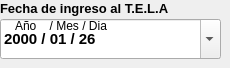
                    <widget class="QFrame" name="frame_2">
                     <property name="styleSheet">
                      <string/>
                     </property>
                     <widget class="QLabel" name="label_fecha_de_ingreso_tela">
                      <property name="geometry">
                       <rect>
                        <x>0</x>
                        <y>0</y>
                        <width>174</width>
                        <height>16</height>
                       </rect>
                      </property>
                      <property name="sizePolicy">
                       <sizepolicy hsizetype="Preferred" vsizetype="Preferred">
                        <horstretch>0</horstretch>
                        <verstretch>10</verstretch>
                       </sizepolicy>
                      </property>
                      <property name="maximumSize">
                       <size>
                        <width>200</width>
                        <height>40</height>
                       </size>
                      </property>
                      <property name="font">
                       <font>
                        <family>Arial</family>
                        <pointsize>10</pointsize>
                        <weight>75</weight>
                        <bold>true</bold>
                       </font>
                      </property>
                      <property name="styleSheet">
                       <string notr="true"/>
                      </property>
                      <property name="text">
                       <string>Fecha de ingreso al T.E.L.A</string>
                      </property>
                      <property name="scaledContents">
                       <bool>false</bool>
                      </property>
                     </widget>
                     <widget class="QDateEdit" name="dateedit_fecha_ingreso_tela">
                      <property name="geometry">
                       <rect>
                        <x>0</x>
                        <y>19</y>
                        <width>221</width>
                        <height>40</height>
                       </rect>
                      </property>
                      <property name="minimumSize">
                       <size>
                        <width>0</width>
                        <height>40</height>
                       </size>
                      </property>
                      <property name="font">
                       <font>
                        <family>Arial</family>
                        <pointsize>11</pointsize>
                        <weight>75</weight>
                        <italic>false</italic>
                        <bold>true</bold>
                       </font>
                      </property>
                      <property name="toolTip">
                       <string>Año/Mes/Dia</string>
                      </property>
                      <property name="styleSheet">
                       <string notr="true"/>
                      </property>
                      <property name="wrapping">
                       <bool>false</bool>
                      </property>
                      <property name="frame">
                       <bool>true</bool>
                      </property>
                      <property name="accelerated">
                       <bool>true</bool>
                      </property>
                      <property name="keyboardTracking">
                       <bool>true</bool>
                      </property>
                      <property name="showGroupSeparator" stdset="0">
                       <bool>true</bool>
                      </property>
                      <property name="currentSection">
                       <enum>QDateTimeEdit::YearSection</enum>
                      </property>
                      <property name="displayFormat">
                       <string>yyyy / MM / dd</string>
                      </property>
                      <property name="calendarPopup">
                       <bool>true</bool>
                      </property>
                      <property name="currentSectionIndex">
                       <number>0</number>
                      </property>
                      <property name="date">
                       <date>
                        <year>2000</year>
                        <month>1</month>
                        <day>26</day>
                       </date>
                      </property>
                     </widget>
                     <widget class="QLabel" name="label">
                      <property name="geometry">
                       <rect>
                        <x>15</x>
                        <y>18</y>
                        <width>101</width>
                        <height>16</height>
                       </rect>
                      </property>
                      <property name="styleSheet">
                       <string notr="true"/>
                      </property>
                      <property name="text">
                       <string>Año    / Mes / Dia</string>
                      </property>
                     </widget>
                    </widget>
